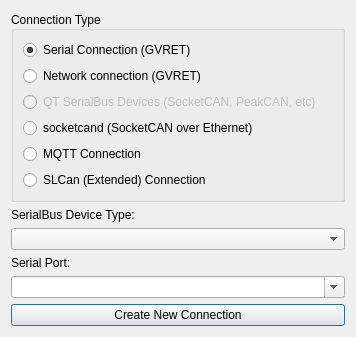
<?xml version="1.0" encoding="UTF-8"?>
<ui version="4.0">
 <class>NewConnectionDialog</class>
 <widget class="QDialog" name="NewConnectionDialog">
  <property name="geometry">
   <rect>
    <x>0</x>
    <y>0</y>
    <width>356</width>
    <height>282</height>
   </rect>
  </property>
  <property name="windowTitle">
   <string>New Connection</string>
  </property>
  <layout class="QVBoxLayout" name="verticalLayout">
   <item>
    <widget class="QGroupBox" name="gbType">
     <property name="title">
      <string>Connection Type</string>
     </property>
     <property name="alignment">
      <set>Qt::AlignLeading|Qt::AlignLeft|Qt::AlignVCenter</set>
     </property>
     <layout class="QGridLayout" name="gridLayout">
      <item row="0" column="0">
       <widget class="QRadioButton" name="rbGVRET">
        <property name="text">
         <string>Serial Connection (GVRET)</string>
        </property>
        <property name="checked">
         <bool>true</bool>
        </property>
       </widget>
      </item>
      <item row="1" column="0">
       <widget class="QRadioButton" name="rbRemote">
        <property name="text">
         <string>Network connection (GVRET)</string>
        </property>
       </widget>
      </item>
	  <item row="2" column="0">
       <widget class="QRadioButton" name="rbSocketCAN">
        <property name="enabled">
         <bool>false</bool>
        </property>
        <property name="text">
         <string>QT SerialBus Devices (SocketCAN, PeakCAN, etc)</string>
        </property>
       </widget>
      </item>
      <item row="3" column="0">
       <widget class="QRadioButton" name="rbKayak">
        <property name="text">
         <string>socketcand (SocketCAN over Ethernet)</string>
        </property>
       </widget>
      </item>
	  <item row="4" column="0">
       <widget class="QRadioButton" name="rbMQTT">
        <property name="text">
         <string>MQTT Connection</string>
        </property>
       </widget>
      </item>
	  <item row="5" column="0">
       <widget class="QRadioButton" name="rbSLCAN">
        <property name="text">
         <string>SLCan (Extended) Connection</string>
        </property>
       </widget>
      </item>
     </layout>
    </widget>
   </item>
   <item>
    <widget class="QLabel" name="lblDeviceType">
     <property name="text">
      <string>SerialBus Device Type:</string>
     </property>
    </widget>
   </item>
   <item>
    <widget class="QComboBox" name="cbDeviceType"/>
   </item>
   <item>
    <widget class="QLabel" name="lPort">
     <property name="sizePolicy">
      <sizepolicy hsizetype="Minimum" vsizetype="Minimum">
       <horstretch>0</horstretch>
       <verstretch>0</verstretch>
      </sizepolicy>
     </property>
     <property name="text">
      <string>Serial Port:</string>
     </property>
    </widget>
   </item>
   <item>
    <widget class="QComboBox" name="cbPort">
     <property name="sizePolicy">
      <sizepolicy hsizetype="Expanding" vsizetype="Fixed">
       <horstretch>0</horstretch>
       <verstretch>0</verstretch>
      </sizepolicy>
     </property>
     <property name="maximumSize">
      <size>
       <width>341</width>
       <height>16777215</height>
      </size>
     </property>
     <property name="editable">
      <bool>true</bool>
     </property>
    </widget>
   </item>
   <item>
    <widget class="QPushButton" name="btnOK">
     <property name="text">
      <string>Create New Connection</string>
     </property>
    </widget>
   </item>
  </layout>
 </widget>
 <resources/>
 <connections/>
</ui>
